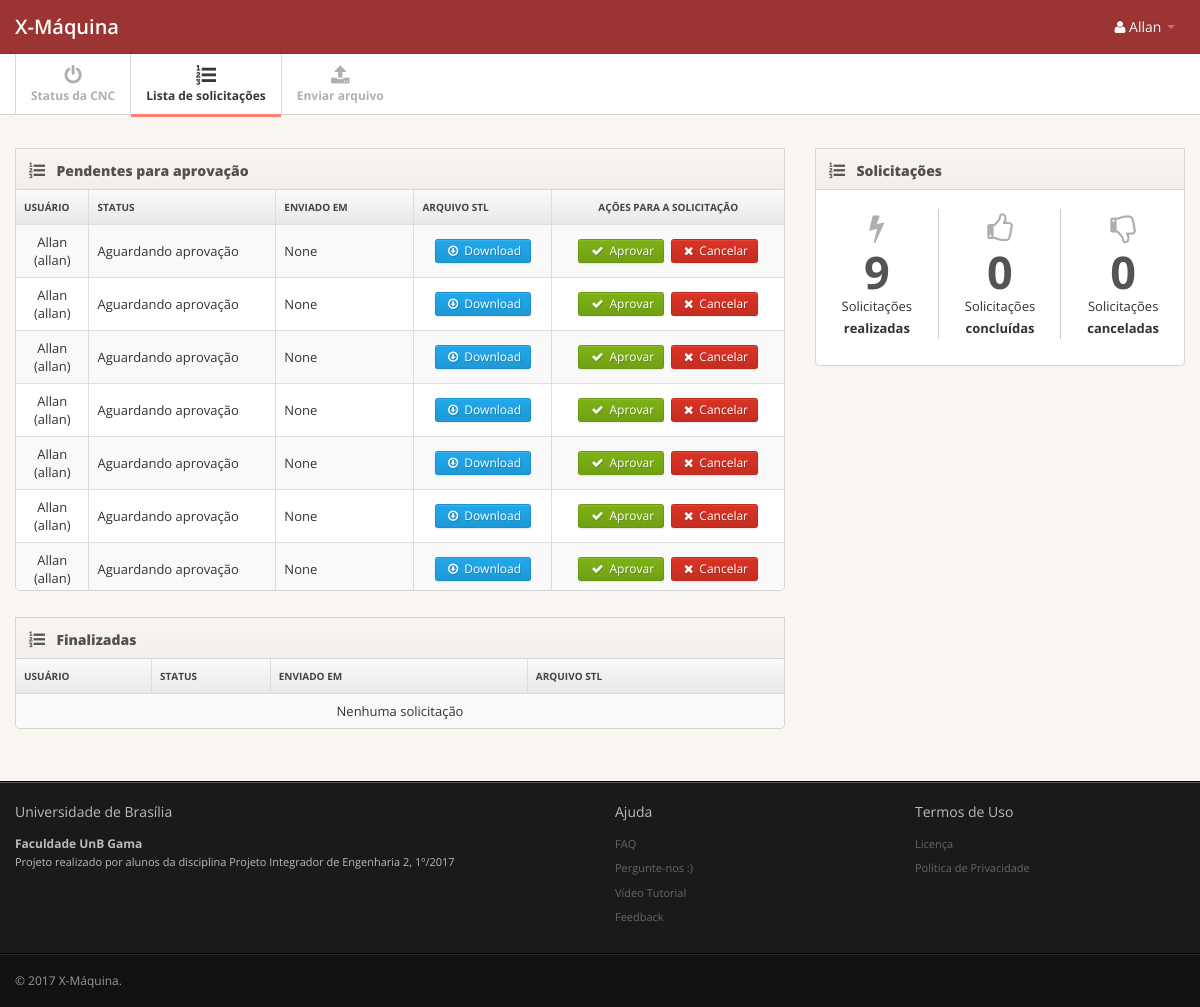
/request/list/ (signed in), run on an earlier commit of the app's database.
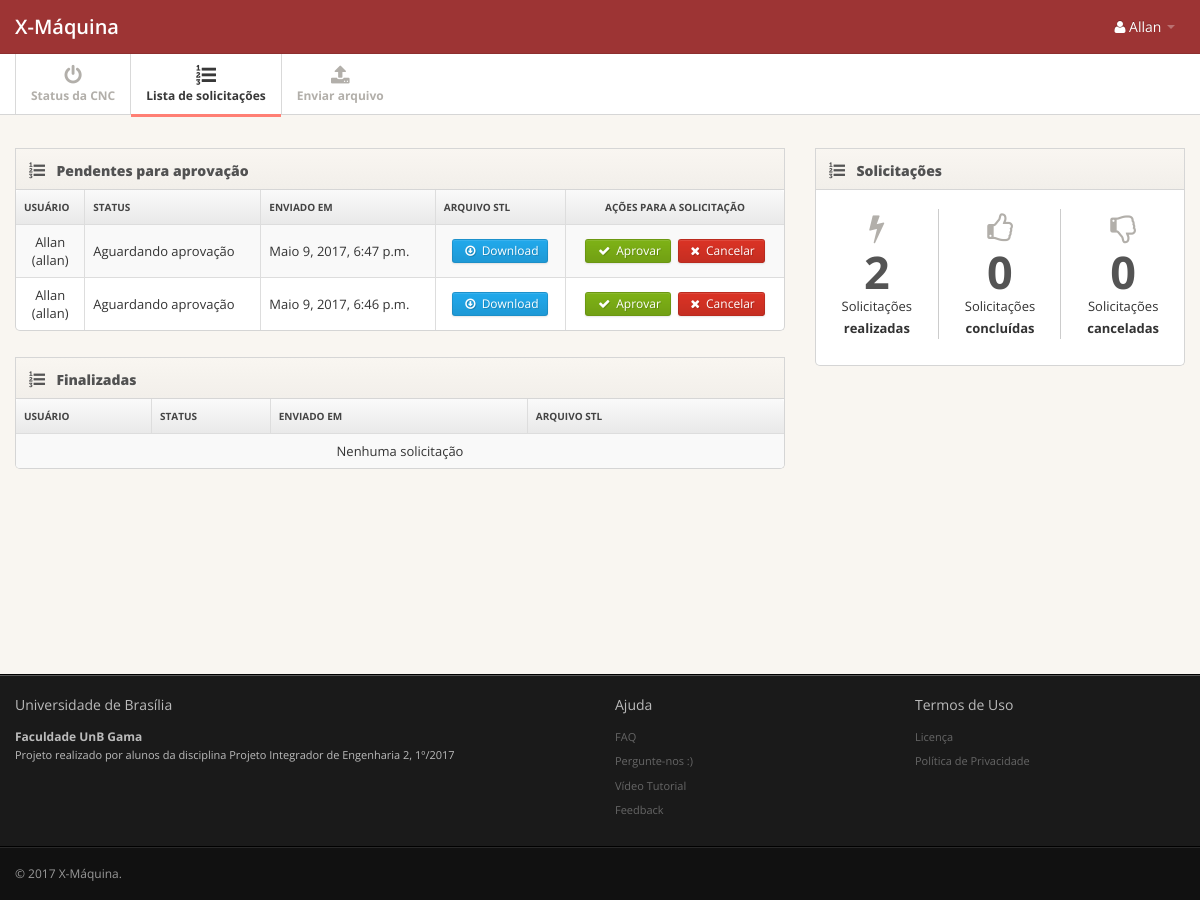
And on a later commit of the database.
### request/models.py (models this page shows, shortened)
class Request(models.Model):
    RECEIVED = 0
    IN_PROGRESS = 1
    APPROVED = 2
    CANCELLED = 3
    SUCCESS = 4
    FAILED = 5
    STATUS = (
        (RECEIVED, 'Aguardando aprovação'),
        (APPROVED, 'Aprovado'),
        (IN_PROGRESS, 'Em andamento'),
        (CANCELLED, 'Cancelado'),
        (SUCCESS, 'Finalizado com sucesso'),
        (FAILED, 'Finalizado com falha'),
    )
    status = models.IntegerField("Status", choices=STATUS, default=RECEIVED)
    sent_at = models.DateTimeField("Enviado em", auto_now=True)
    owner = models.ForeignKey(
        User,
        verbose_name="Proprietário",
        related_name="owner",
        on_delete=models.CASCADE)
    approved_by = models.ForeignKey(
        User,
        verbose_name="Aprovado por",
        related_name="approved_by",
        blank=True,
        null=True,
        on_delete=models.SET_NULL,
        limit_choices_to={
            'is_staff': True})
    cad_file = models.FileField(
        "Arquivo STL",
        upload_to=user_directory_path,
        validators=[validate_stl_file])
    class Meta:
        verbose_name = "Solicitação"
        verbose_name_plural = "Solicitações"

### request/views.py (the view, shortened to what this page needs)
def request_list(request):
    reqs = None
    if request.user.is_superuser:
        pending_requests = Request.objects.filter(
            status=Request.RECEIVED).order_by('-sent_at')
        other_requests = Request.objects.exclude(
            status=Request.RECEIVED).order_by('-sent_at')
        total_reqs = Request.objects.count()
        total_concluded_reqs = Request.objects.filter(
            status=Request.SUCCESS).count()
        total_negated_reqs = Request.objects.filter(
            status=Request.CANCELLED).count()
    return render(request,
                  'request/requests.html',
                  {'pending_requests': pending_requests,
                   'other_requests': other_requests,
                   'total_reqs': total_reqs,
                   'total_concluded_reqs': total_concluded_reqs,
                   'total_negated_reqs': total_negated_reqs})

### templates/request/requests.html (shortened to what this page needs)
{% extends "base.html" %} {% load static %} {% block extrastyle %}
<link href="{% static 'css/pages/dashboard.css'%}" rel="stylesheet"> {% endblock %} {% block content %}
<div class="main-inner">
  <div class="container">
    <div class="row">
      <div class="span8">
        <div>
          <div class="widget widget-table action-table">
            <div class="widget-header"> <i class="icon-list-ol"></i>
              <h3>Pendentes para aprovação</h3>
            </div>
            <div class="widget-content" style="overflow-x:auto;max-height:400px;overflow:auto">
              <table class="table table-striped table-bordered table-responsive">
                <thead>
                  <tr>
                    <th> Usuário </th>
                    <th> Status </th>
                    <th style="min-width:100px"> Enviado em </th>
                    <th style="min-width:100px"> Arquivo STL </th>
                    <th class="td-actions" style="min-width:180px; text-align:center"> Ações para a solicitação </th>
                  </tr>
                </thead>
                <tbody>
                  {% if not pending_requests %}
                  <tr>
                    <td colspan="5" style="text-align:center">Nenhuma solicitação</td>
                  </tr>
                  {% else %} {% for req in pending_requests %}
                  <tr>
                    <td style="text-align:center">
                      {{ req.owner.get_full_name }}<br> ({{ req.owner.get_username }})
                    </td>
                    <td>{{ req.get_status_display }}</td>
                    <td>{{ req.sent_at }}</td>
                    <td class="td-actions">
                      <a href="{{ req.cad_file.url }}" class="btn btn-small btn-primary">
                        <i class="btn-icon-only icon-download"> </i> Download
                      </a>
                    </td>
                    <td class="td-actions">
                      <a href="javascript:;" class="btn btn-small btn-success">
                        <i class="btn-icon-only icon-ok"> </i> Aprovar
                      </a>&nbsp;
                      <a href="javascript:;" class="btn btn-danger btn-small">
                        <i class="btn-icon-only icon-remove"> </i> Cancelar
                      </a>
                    </td>
                  </tr>
                  {% endfor %} {% endif %}
                </tbody>
              </table>
            </div>
          </div>
        </div>
        <div>
          <div class="widget widget-table action-table">
            <div class="widget-header"> <i class="icon-list-ol"></i>
              <h3>Finalizadas</h3>
            </div>
            <div class="widget-content" style="overflow-x:auto;max-height:600px;overflow:auto">
              <table class="table table-striped table-bordered table-responsive">
                <thead>
                  <tr>
                    <th> Usuário </th>
                    <th> Status </th>
                    <th style="min-width:100px"> Enviado em </th>
                    <th style="min-width:100px"> Arquivo STL </th>
                  </tr>
                </thead>
                <tbody>
                  {% if not other_requests %}
                  <tr>
                    <td colspan="5" style="text-align:center">Nenhuma solicitação</td>
                  </tr>
                  {% endif %}
                </tbody>
              </table>
            </div>
          </div>
        </div>
      </div>
      <div class="span4">
        <div class="widget widget-nopad">
          <div class="widget-header"> <i class="icon-list-ol"></i>
            <h3> Solicitações</h3>
          </div>
          <div class="widget-content">
            <div class="widget big-stats-container">
              <div class="widget-content">
                <div id="big_stats" class="cf">
                  <div class="stat"> <i class="icon-bolt"></i> <span class="value">{{ total_reqs|default:"0" }}</span> <br><small>Solicitações <b>realizadas</b></small></div>
                  <div class="stat"> <i class="icon-thumbs-up-alt"></i> <span class="value">{{ total_concluded_reqs|default:"0" }}</span> <br><small>Solicitações <b>concluídas</b></small></div>
                  <div class="stat"> <i class="icon-thumbs-down-alt"></i> <span class="value">{{ total_negated_reqs|default:"0" }}</span> <br><small>Solicitações <b>canceladas</b></small></div>
                </div>
              </div>
            </div>
          </div>
        </div>
      </div>
    </div>
  </div>
</div>
{% endblock %}

### templates/base.html (shortened to what this page needs)
{% load staticfiles %}
<!DOCTYPE html>
<html lang="pt-BR">
<head>
  <link href="{% static 'css/bootstrap.min.css' %}" rel="stylesheet">
  <link href="{% static 'css/bootstrap-responsive.min.css' %}" rel="stylesheet">
  <link href="{% static 'css/font-awesome.css' %}" rel="stylesheet">
  <link href="{% static 'css/style.css' %}" rel="stylesheet">
  {% block extrastyle %}{% endblock %}
</head>
<body>
  <div class="navbar navbar-fixed-top">
    <div class="navbar-inner">
      <div class="container">
        <a class="brand" href="{% url 'Home' %}">
          X-Máquina
        </a>
        {% if user.is_authenticated %}
        <div class="nav-collapse">
          <ul class="nav pull-right">
            <li class="dropdown">
              <a href="#" class="dropdown-toggle" data-toggle="dropdown">
              <i class="icon-user"></i> {% firstof user.get_full_name user.get_username %} <b class="caret"></b>
            </a>
            </li>
          </ul>
        </div>
        {% endif %}
      </div>
    </div>
  </div>
  {% block menu %} {% if user.is_authenticated %} {% if request.user.is_superuser %} {% include "menu_administrators.html" %} {% else %} {% include "menu_users.html" %} {% endif %} {% endif %} {% endblock %}
  <div class="main">
    {% block content %} {{ content }} {% endblock %}
  </div>
  <div class="extra">
    <div class="extra-inner">
      <div class="container">
        <div class="row">
          <div class="span6">
            <h4>Universidade de Brasília</h4>
            <h5>Faculdade UnB Gama</h5>
            <ul>
              <li>Projeto realizado por alunos da disciplina Projeto Integrador de Engenharia 2, 1º/2017</li>
            </ul>
          </div>
          <div class="span3">
            <h4>Ajuda</h4>
            <ul>
              <li><a href="javascript:;">FAQ</a></li>
              <li><a href="javascript:;">Pergunte-nos :)</a></li>
              <li><a href="javascript:;">Vídeo Tutorial</a></li>
              <li><a href="javascript:;">Feedback</a></li>
            </ul>
          </div>
          <div class="span3">
            <h4>Termos de Uso</h4>
            <ul>
              <li><a href="javascript:;">Licença</a></li>
              <li><a href="javascript:;">Política de Privacidade</a></li>
            </ul>
          </div>
        </div>
      </div>
    </div>
  </div>
  <div class="footer">
    <div class="footer-inner">
      <div class="container">
        <div class="row">
          <div class="span12"> &copy; 2017 <a href="http://www.x-maquina.com/">X-Máquina</a>. </div>
        </div>
      </div>
    </div>
  </div>
</body>
</html>

### templates/menu_administrators.html
{% with request.resolver_match.url_name as option %}
<div class="subnavbar">
  <div class="subnavbar-inner">
    <div class="container">
      <ul class="mainnav">
        <li class="{% if option == 'Status_CNC' %}active{% endif %}"><a href="shortcodes.html"><i class="icon-off"></i><span>Status da CNC</span> </a> </li>
        <li class="{% if option == 'Request_list' %}active{% endif %}"><a href="{% url 'request:Request_list' %}"><i class="icon-list-ol"></i><span>Lista de solicitações</span> </a> </li>
        <li class="{% if option == 'Request_new' %}active{% endif %}"><a href="{% url 'request:Request_new' %}"><i class="icon-upload-alt"></i><span>Enviar arquivo</span> </a> </li>
      </ul>
    </div>
  </div>
</div>
{% endwith %}

### static/css/pages/dashboard.css (style rules this page uses)
.action-table .td-actions { text-align: center; }
#big_stats { width: 100%; display: table; margin-top: 1.5em; }
.big-stats-container .widget-content { border:0; }
#big_stats .stat { width: 25%; height: 90px; text-align: center; display: table-cell; padding: 0; position: relative; border-right: 1px solid #CCC; border-left: 1px solid #FFF; }
#big_stats i { font-size:30px; display:block; line-height: 40px; color:#b2afaa; }
#big_stats .stat:first-child { border-left: none; }
#big_stats .stat:last-child { border-right: none; }
#big_stats .stat .value { font-size: 45px; font-weight: bold; color: #545454; line-height: 1em; }

What changed in the data, as far as the page shows it:
removed Request: owner.get_full_name "Allan", owner.get_username "allan", status "Aguardando aprovação", sent_at "None"
removed Request: owner.get_full_name "Allan", owner.get_username "allan", status "Aguardando aprovação", sent_at "None"
removed Request: owner.get_full_name "Allan", owner.get_username "allan", status "Aguardando aprovação", sent_at "None"
removed Request: owner.get_full_name "Allan", owner.get_username "allan", status "Aguardando aprovação", sent_at "None"
removed Request: owner.get_full_name "Allan", owner.get_username "allan", status "Aguardando aprovação", sent_at "None"
removed Request: owner.get_full_name "Allan", owner.get_username "allan", status "Aguardando aprovação", sent_at "None"
removed Request: owner.get_full_name "Allan", owner.get_username "allan", status "Aguardando aprovação", sent_at "None"
added Request: owner.get_full_name "Allan", owner.get_username "allan", status "Aguardando aprovação", sent_at "Maio 9, 2017, 6:47 p.m."
added Request: owner.get_full_name "Allan", owner.get_username "allan", status "Aguardando aprovação", sent_at "Maio 9, 2017, 6:46 p.m."
Also different on the page:
{{ total_reqs|default:"0" }}: "9" → "2"
